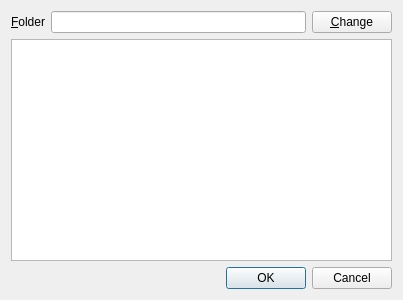
<?xml version="1.0" encoding="UTF-8"?>
<ui version="4.0">
 <class>Dialog</class>
 <widget class="QDialog" name="Dialog">
  <property name="geometry">
   <rect>
    <x>0</x>
    <y>0</y>
    <width>403</width>
    <height>300</height>
   </rect>
  </property>
  <property name="windowTitle">
   <string>Folder to merge</string>
  </property>
  <layout class="QVBoxLayout" name="verticalLayout">
   <item>
    <layout class="QHBoxLayout" name="horizontalLayout">
     <item>
      <widget class="QLabel" name="label">
       <property name="sizePolicy">
        <sizepolicy hsizetype="Minimum" vsizetype="Preferred">
         <horstretch>0</horstretch>
         <verstretch>0</verstretch>
        </sizepolicy>
       </property>
       <property name="text">
        <string>&amp;Folder</string>
       </property>
       <property name="buddy">
        <cstring>folder</cstring>
       </property>
      </widget>
     </item>
     <item>
      <widget class="QLineEdit" name="folder"/>
     </item>
     <item>
      <widget class="QPushButton" name="change">
       <property name="text">
        <string>&amp;Change</string>
       </property>
      </widget>
     </item>
    </layout>
   </item>
   <item>
    <widget class="MergeView" name="view">
     <property name="selectionBehavior">
      <enum>QAbstractItemView::SelectRows</enum>
     </property>
     <attribute name="horizontalHeaderStretchLastSection">
      <bool>true</bool>
     </attribute>
    </widget>
   </item>
   <item>
    <widget class="QDialogButtonBox" name="buttonBox">
     <property name="orientation">
      <enum>Qt::Horizontal</enum>
     </property>
     <property name="standardButtons">
      <set>QDialogButtonBox::Cancel|QDialogButtonBox::Ok</set>
     </property>
    </widget>
   </item>
  </layout>
 </widget>
 <customwidgets>
  <customwidget>
   <class>MergeView</class>
   <extends>QTableView</extends>
   <header>.merge.h</header>
  </customwidget>
 </customwidgets>
 <tabstops>
  <tabstop>folder</tabstop>
  <tabstop>change</tabstop>
  <tabstop>view</tabstop>
 </tabstops>
 <resources/>
 <connections>
  <connection>
   <sender>buttonBox</sender>
   <signal>accepted()</signal>
   <receiver>Dialog</receiver>
   <slot>accept()</slot>
   <hints>
    <hint type="sourcelabel">
     <x>259</x>
     <y>288</y>
    </hint>
    <hint type="destinationlabel">
     <x>157</x>
     <y>274</y>
    </hint>
   </hints>
  </connection>
  <connection>
   <sender>buttonBox</sender>
   <signal>rejected()</signal>
   <receiver>Dialog</receiver>
   <slot>reject()</slot>
   <hints>
    <hint type="sourcelabel">
     <x>327</x>
     <y>288</y>
    </hint>
    <hint type="destinationlabel">
     <x>286</x>
     <y>274</y>
    </hint>
   </hints>
  </connection>
 </connections>
</ui>
